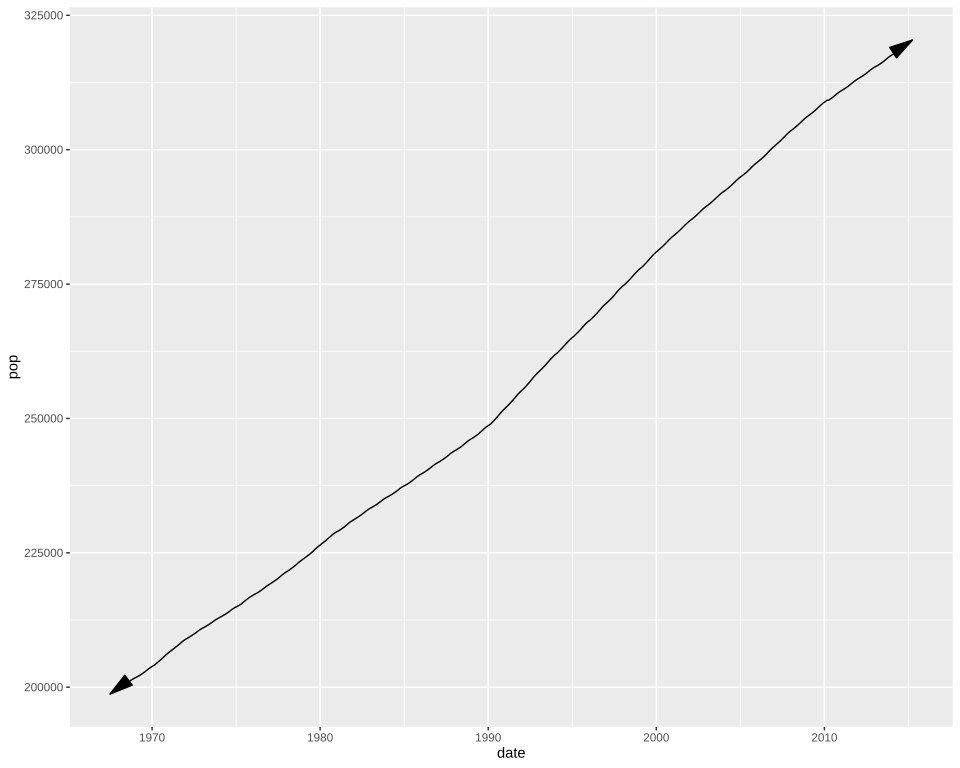

This chart was generated by the following R code:
# The plot test/golden/line_arrow.svg draws, drawn by ggplot2 itself, as ggplot2's own visual tests
# draw their snapshots: the independent check on that golden whenever it changes. The suite never
# runs this; it needs R, ggplot2 and vdiffr, saved as the Docker image giggly-r:ggplot2-4.0.3. From
# the repository's root:
#
#   docker run --rm -v "$PWD/test/golden":/golden:ro giggly-r:ggplot2-4.0.3 \
#     Rscript /golden/line_arrow.R > line_arrow.ggplot2.svg
#
# and compare the two drawings element by element, as test/golden/point.R describes.
#
# ggplot2's geom_path() reference example: economics' population over time, a line with closed heads
# 15 degrees either side of it at both ends. First checked with ggplot2 4.0.3 and vdiffr 1.0.9:
# every element and clip path matches, the x axis drawn before the y as in test/golden/point.svg.

library(ggplot2)

c <- ggplot(economics, aes(x = date, y = pop))
plot <- c + geom_line(arrow = arrow(angle = 15, ends = "both", type = "closed")) + theme_gray()

file <- tempfile(fileext = ".svg")
vdiffr::write_svg(plot, file)
cat(readLines(file), sep = "\n")
